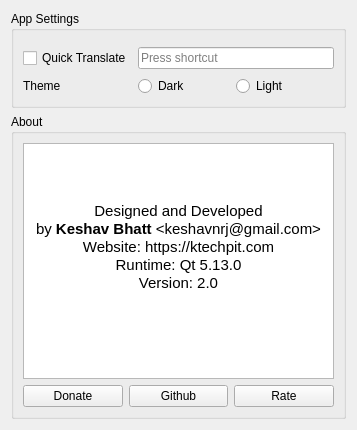
<?xml version="1.0" encoding="UTF-8"?>
<ui version="4.0">
 <class>Settings</class>
 <widget class="QWidget" name="Settings">
  <property name="geometry">
   <rect>
    <x>0</x>
    <y>0</y>
    <width>357</width>
    <height>430</height>
   </rect>
  </property>
  <property name="windowTitle">
   <string>Form</string>
  </property>
  <layout class="QVBoxLayout" name="verticalLayout">
   <item>
    <widget class="QGroupBox" name="groupBox">
     <property name="title">
      <string>App Settings</string>
     </property>
     <layout class="QVBoxLayout" name="verticalLayout_3">
      <item>
       <layout class="QGridLayout" name="gridLayout">
        <property name="topMargin">
         <number>7</number>
        </property>
        <property name="verticalSpacing">
         <number>7</number>
        </property>
        <item row="0" column="0">
         <widget class="QCheckBox" name="quickResultCheckBox">
          <property name="toolTip">
           <string>Open translator from anywhere on system</string>
          </property>
          <property name="text">
           <string>Quick Translate</string>
          </property>
         </widget>
        </item>
        <item row="1" column="0">
         <widget class="QLabel" name="label">
          <property name="text">
           <string>Theme</string>
          </property>
         </widget>
        </item>
        <item row="0" column="1">
         <widget class="QKeySequenceEdit" name="keySequenceEdit"/>
        </item>
        <item row="1" column="1">
         <layout class="QHBoxLayout" name="horizontalLayout">
          <item>
           <widget class="QRadioButton" name="dark">
            <property name="text">
             <string>Dark</string>
            </property>
           </widget>
          </item>
          <item>
           <widget class="QRadioButton" name="light">
            <property name="text">
             <string>Light</string>
            </property>
           </widget>
          </item>
         </layout>
        </item>
       </layout>
      </item>
     </layout>
    </widget>
   </item>
   <item>
    <widget class="QGroupBox" name="groupBox_2">
     <property name="title">
      <string>About</string>
     </property>
     <layout class="QVBoxLayout" name="verticalLayout_4">
      <item>
       <layout class="QVBoxLayout" name="verticalLayout_2">
        <item>
         <widget class="QTextBrowser" name="aboutTextBrowser">
          <property name="minimumSize">
           <size>
            <width>0</width>
            <height>215</height>
           </size>
          </property>
          <property name="sizeAdjustPolicy">
           <enum>QAbstractScrollArea::AdjustToContents</enum>
          </property>
          <property name="html">
           <string>&lt;!DOCTYPE HTML PUBLIC &quot;-//W3C//DTD HTML 4.0//EN&quot; &quot;http://www.w3.org/TR/REC-html40/strict.dtd&quot;&gt;
&lt;html&gt;&lt;head&gt;&lt;meta name=&quot;qrichtext&quot; content=&quot;1&quot; /&gt;&lt;style type=&quot;text/css&quot;&gt;
p, li { white-space: pre-wrap; }
&lt;/style&gt;&lt;/head&gt;&lt;body style=&quot; font-family:'Ubuntu'; font-size:11pt; font-weight:400; font-style:normal;&quot;&gt;
&lt;p align=&quot;center&quot; style=&quot;-qt-paragraph-type:empty; margin-top:0px; margin-bottom:0px; margin-left:0px; margin-right:0px; -qt-block-indent:0; text-indent:0px;&quot;&gt;&lt;br /&gt;&lt;/p&gt;
&lt;p align=&quot;center&quot; style=&quot; margin-top:0px; margin-bottom:0px; margin-left:0px; margin-right:0px; -qt-block-indent:0; text-indent:0px;&quot;&gt;&lt;img src=&quot;:/icons/app/icon-64.png&quot; /&gt;&lt;/p&gt;
&lt;p align=&quot;center&quot; style=&quot;-qt-paragraph-type:empty; margin-top:0px; margin-bottom:0px; margin-left:0px; margin-right:0px; -qt-block-indent:0; text-indent:0px;&quot;&gt;&lt;br /&gt;&lt;/p&gt;
&lt;p align=&quot;center&quot; style=&quot; margin-top:0px; margin-bottom:0px; margin-left:0px; margin-right:0px; -qt-block-indent:0; text-indent:0px;&quot;&gt;Designed and Developed&lt;/p&gt;
&lt;p align=&quot;center&quot; style=&quot; margin-top:0px; margin-bottom:0px; margin-left:0px; margin-right:0px; -qt-block-indent:0; text-indent:0px;&quot;&gt;by &lt;span style=&quot; font-weight:600;&quot;&gt;Keshav Bhatt&lt;/span&gt; &amp;lt;keshavnrj@gmail.com&amp;gt;&lt;/p&gt;
&lt;p align=&quot;center&quot; style=&quot; margin-top:0px; margin-bottom:0px; margin-left:0px; margin-right:0px; -qt-block-indent:0; text-indent:0px;&quot;&gt;Website: https://ktechpit.com&lt;/p&gt;
&lt;p align=&quot;center&quot; style=&quot; margin-top:0px; margin-bottom:0px; margin-left:0px; margin-right:0px; -qt-block-indent:0; text-indent:0px;&quot;&gt;Runtime: Qt 5.13.0&lt;/p&gt;
&lt;p align=&quot;center&quot; style=&quot; margin-top:0px; margin-bottom:0px; margin-left:0px; margin-right:0px; -qt-block-indent:0; text-indent:0px;&quot;&gt;Version: 2.0&lt;/p&gt;
&lt;p align=&quot;center&quot; style=&quot;-qt-paragraph-type:empty; margin-top:0px; margin-bottom:0px; margin-left:0px; margin-right:0px; -qt-block-indent:0; text-indent:0px;&quot;&gt;&lt;br /&gt;&lt;/p&gt;&lt;/body&gt;&lt;/html&gt;</string>
          </property>
         </widget>
        </item>
        <item>
         <layout class="QHBoxLayout" name="horizontalLayout_2">
          <property name="topMargin">
           <number>0</number>
          </property>
          <item>
           <widget class="controlButton" name="donate">
            <property name="toolTip">
             <string>Buy me a coffee</string>
            </property>
            <property name="text">
             <string>Donate</string>
            </property>
            <property name="icon">
             <iconset resource="icons.qrc">
              <normaloff>:/icons/paypal-line.png</normaloff>:/icons/paypal-line.png</iconset>
            </property>
            <property name="iconSize">
             <size>
              <width>22</width>
              <height>22</height>
             </size>
            </property>
           </widget>
          </item>
          <item>
           <widget class="controlButton" name="github">
            <property name="toolTip">
             <string>Star repository on github</string>
            </property>
            <property name="text">
             <string>Github</string>
            </property>
            <property name="icon">
             <iconset resource="icons.qrc">
              <normaloff>:/icons/links-line.png</normaloff>:/icons/links-line.png</iconset>
            </property>
            <property name="iconSize">
             <size>
              <width>22</width>
              <height>22</height>
             </size>
            </property>
           </widget>
          </item>
          <item>
           <widget class="controlButton" name="rate">
            <property name="toolTip">
             <string>Give Ratings in Software App</string>
            </property>
            <property name="text">
             <string>Rate</string>
            </property>
            <property name="icon">
             <iconset resource="icons.qrc">
              <normaloff>:/icons/star-line.png</normaloff>:/icons/star-line.png</iconset>
            </property>
            <property name="iconSize">
             <size>
              <width>22</width>
              <height>22</height>
             </size>
            </property>
           </widget>
          </item>
         </layout>
        </item>
       </layout>
      </item>
     </layout>
    </widget>
   </item>
  </layout>
 </widget>
 <customwidgets>
  <customwidget>
   <class>controlButton</class>
   <extends>QPushButton</extends>
   <header>controlbutton.h</header>
  </customwidget>
 </customwidgets>
 <resources>
  <include location="icons.qrc"/>
 </resources>
 <connections/>
</ui>
